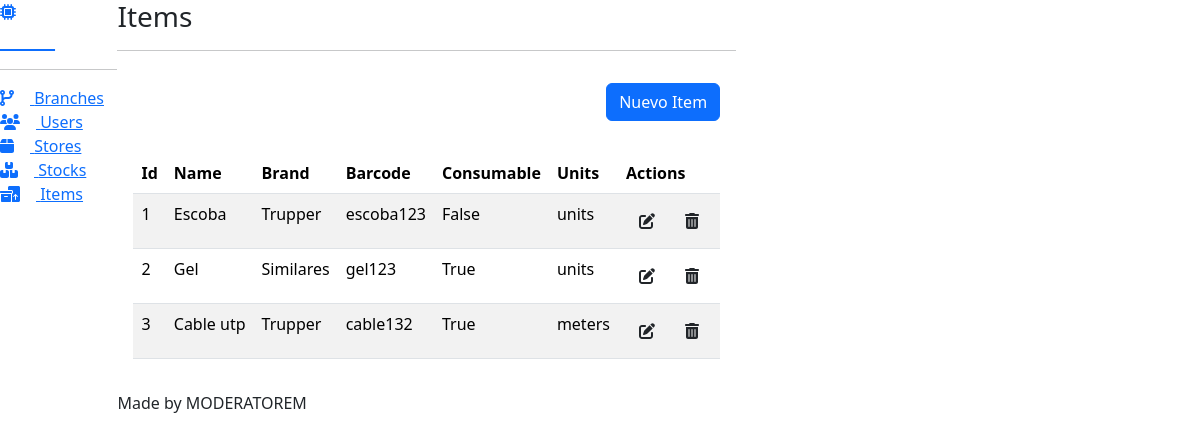
Page /stores/items/ on the earlier database version.
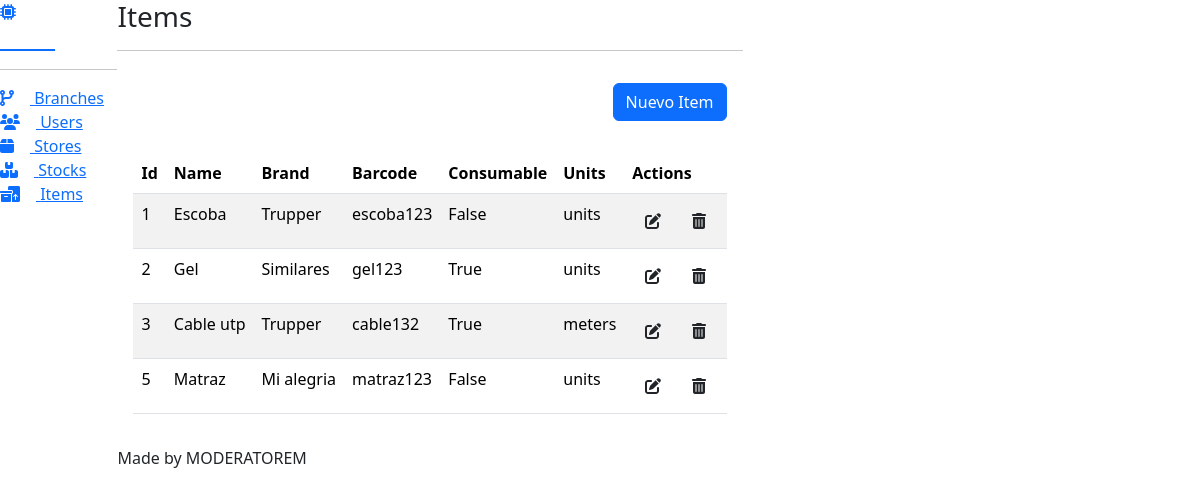
Same page on the later database version.
### apps/stores/models.py (models this page shows, shortened)
class Item(Base):
    class Units(models.TextChoices):
        UNITS = "units"
        METERS = "meters"
        LITERS = "liters"
    name = models.CharField("Name", max_length=50, blank=False, null=False)
    description = models.CharField(
        "Description", max_length=50, blank=False, null=False
    )
    brand = models.CharField("Brand", max_length=50, blank=False, null=False)
    barcode = models.CharField("Barcode", max_length=50, blank=False, null=False)
    consumable = models.BooleanField("Consumable", default=False)
    units = models.CharField(
        "Units", max_length=20, choices=Units.choices, blank=False, null=False
    )
    class Meta:
        verbose_name = "Item"
        verbose_name_plural = "Items"

### apps/stores/views/item_views.py (the view)
# urls.py: path("", item_views.ListItems.as_view(), name="index"),
class ListItems(generic.ListView):
    template_name = "items/index.html"
    context_object_name = "items"
    model = models.Item
    queryset = model.objects.filter(is_active=True)

### templates/items/index.html (shortened to what this page needs)
{% extends 'index.html' %}
{% block body %}
  <div class="d-flex justify-content-end align-items-center">
    <div class="col-12 text-end p-3">
      <a href="{% url 'stores:items:create' %}" class="btn btn-primary">Nuevo Item</a>
    </div>
  </div>
  {% if items %}
    <div class="d-flex justify-content-center">
      <div class="col-12 p-3">
        <table class="table patientsHeadClass table-striped">
          <thead>
            <tr>
              <th>Id</th>
              <th>Name</th>
              <th>Brand</th>
              <th>Barcode</th>
              <th>Consumable</th>
              <th>Units</th>
              <th>Actions</th>
            </tr>
          </thead>
          <tbody>
            {% for item in items %}
              <tr>
                <td>{{ item.id }}</td>
                <td>{{ item.name }}</td>
                <td>{{ item.brand }}</td>
                <td>{{ item.barcode }}</td>
                <td>{{ item.consumable }}</td>
                <td>{{ item.units }}</td>
                <td>
                  <a href="{% url 'stores:items:update' item.id %}" class="btn"><i class="fa-solid fa-pen-to-square"></i></a>
                  <button class="btn" onclick="openModal('#modal_item','{% url 'stores:items:delete' item.id %}')"><i class="fa-solid fa-trash-can"></i></button>
                </td>
              </tr>
            {% endfor %}
          </tbody>
        </table>
      </div>
    </div>
  {% else %}
    <h1>No existen items</h1>
  {% endif %}
{% endblock %}

Differences in the rows shown:
added Item: id "5", name "Matraz", brand "Mi alegria", barcode "matraz123", consumable "False", units "units"
